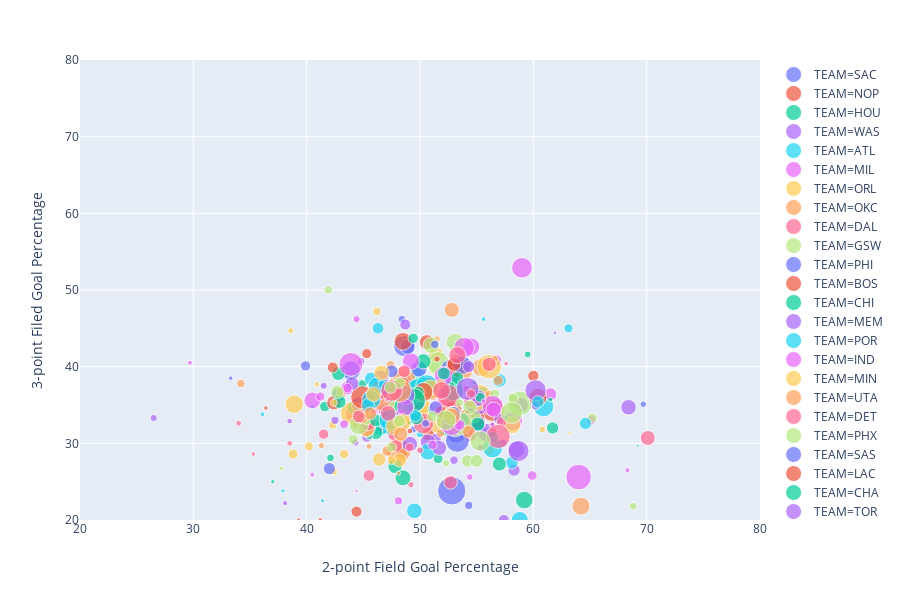

Notebook source saved alongside this figure:
### Code cell
px.scatter(data,x = '2FG%_x', y= '3P%_x',labels={'2FG%_x':'2-point Field Goal Percentage','3P%_x':'3-point Filed Goal Percentage'},
           hover_name='PLAYER',size='2FGA_x',color='TEAM',range_x=[20,80],range_y=[20,80])
# plt.plot(np.arange(160),np.arange(160),'r')
# plt.xlabel('2-point Field Goal Percentage')
# plt.ylabel('3-point Filed Goal Percentage')

### Figure 1 — Plotly figure (JSON) as saved in the notebook; plotly's stock layout.template omitted (floating-point values rounded to 4 significant figures)
{"data": [{"hovertemplate": "<b>%{hovertext}</b><br><br>TEAM=SAC<br>2-point Field Goal Percentage=%{x}<br>3-point Filed Goal Percentage=%{y}<br>2FGA_x=%{marker.size}<extra></extra>", "hovertext": ["Yogi Ferrell", "Troy Williams", "Nemanja Bjelica", "Marvin Bagley III", "Harrison Barnes", "Frank Mason", "De'Aaron Fox", "Corey Brewer", "Buddy Hield", "Bogdan Bogdanovic", "Alec Burks"], "legendgroup": "TEAM=SAC", "marker": {"color": "#636efa", "size": [202, 54, 333, 609, 585, 105, 867, 79, 710, 491, 306], "sizemode": "area", "sizeref": 3.192, "symbol": "circle"}, "mode": "markers", "name": "TEAM=SAC", "showlegend": true, "type": "scatter", "uid": "c1c1803c-57a8-41bc-a8ea-d5c6cf5e7a08", "x": [49, 55.6, 54.1, 53.2, 43.9, 54.3, 48.3, 49.4, 48.6, 46.2, 42.8], "xaxis": "x", "y": [36.2, 31.8, 40.1, 31.3, 39.5, 21.9, 37.1, 31.8, 42.7, 36, 36.3], "yaxis": "y"}, {"hovertemplate": "<b>%{hovertext}</b><br><br>TEAM=NOP<br>2-point Field Goal Percentage=%{x}<br>3-point Filed Goal Percentage=%{y}<br>2FGA_x=%{marker.size}<extra></extra>", "hovertext": ["Stanley Johnson", "Solomon Hill", "Kenrich Williams", "Julius Randle", "Jrue Holiday", "Jason Smith", "Ian Clark", "Frank Jackson", "Elfrid Payton", "E'Twaun Moore", "Darius Miller", "Christian Wood", "Anthony Davis", "Andrew Harrison"], "legendgroup": "TEAM=NOP", "marker": {"color": "#EF553B", "size": [225, 77, 121, 893, 796, 33, 181, 278, 307, 356, 120, 91, 881, 28], "sizemode": "area", "sizeref": 3.192, "symbol": "circle"}, "mode": "markers", "name": "TEAM=NOP", "showlegend": true, "type": "scatter", "uid": "cbd18fa9-a6bf-4574-9ddd-55e2f4e9b5a1", "x": [48.4, 46.8, 45.5, 56.4, 53.9, 36.4, 47, 50.7, 47.6, 50.6, 46.7, 57.1, 54.7, 39.3], "xaxis": "x", "y": [28.8, 31.7, 33.3, 34.4, 32.5, 34.6, 32.7, 31.2, 31.7, 43.2, 36.5, 34.6, 33.1, 20], "yaxis": "y"}, {"hovertemplate": "<b>%{hovertext}</b><br><br>TEAM=HOU<br>2-point Field Goal Percentage=%{x}<br>3-point Filed Goal Percentage=%{y}<br>2FGA_x=%{marker.size}<extra></extra>", "hovertext": ["PJ Tucker", "Kenneth Faried", "James Harden", "Iman Shumpert", "Gerald Green", "Gary Clark", "Eric Gordon", "Danuel House Jr.", "Chris Paul", "Carmelo Anthony", "Austin Rivers"], "legendgroup": "TEAM=HOU", "marker": {"color": "#00cc96", "size": [136, 240, 881, 173, 136, 13, 338, 74, 363, 57, 245], "sizemode": "area", "sizeref": 3.192, "symbol": "circle"}, "mode": "markers", "name": "TEAM=HOU", "showlegend": true, "type": "scatter", "uid": "91b65032-85ef-46ac-ab04-33c0c24f6293", "x": [44.9, 61.7, 52.8, 41.6, 55.1, 69.2, 49.7, 59.5, 47.9, 49.1, 52.2], "xaxis": "x", "y": [37.7, 32, 36.8, 34.8, 35.5, 29.7, 36.1, 41.6, 35.9, 32.8, 31.8], "yaxis": "y"}, {"hovertemplate": "<b>%{hovertext}</b><br><br>TEAM=WAS<br>2-point Field Goal Percentage=%{x}<br>3-point Filed Goal Percentage=%{y}<br>2FGA_x=%{marker.size}<extra></extra>", "hovertext": ["Wesley Johnson", "Troy Brown Jr.", "Trevor Ariza", "Tomas Satoransky", "Thomas Bryant", "Sam Dekker", "Jordan McRae", "John Wall", "Jeff Green", "Jabari Parker", "Ian Mahinmi", "Chasson Randle", "Bradley Beal", "Bobby Portis"], "legendgroup": "TEAM=WAS", "marker": {"color": "#ab63fa", "size": [52, 161, 299, 359, 389, 183, 92, 383, 365, 544, 89, 96, 977, 419], "sizemode": "area", "sizeref": 3.192, "symbol": "circle"}, "mode": "markers", "name": "TEAM=WAS", "showlegend": true, "type": "scatter", "uid": "019c3d46-0052-4ef6-9fe7-df1daf1ea561", "x": [38.5, 45.3, 49.5, 52.1, 68.4, 51.4, 55.4, 50.7, 58.9, 55.9, 49.4, 44.8, 55.1, 46.5], "xaxis": "x", "y": [32.9, 30.8, 33.6, 38.1, 34.7, 30.6, 29.4, 30.2, 35, 31.4, 18.8, 40.7, 35.3, 38.5], "yaxis": "y"}, {"hovertemplate": "<b>%{hovertext}</b><br><br>TEAM=ATL<br>2-point Field Goal Percentage=%{x}<br>3-point Filed Goal Percentage=%{y}<br>2FGA_x=%{marker.size}<extra></extra>", "hovertext": ["Vince Carter", "Trae Young", "Taurean Prince", "Omari Spellman", "Kevin Huerter", "Kent Bazemore", "Justin Anderson", "John Collins", "Jaylen Adams", "Dewayne Dedmon", "DeAndre' Bembry", "Daniel Hamilton", "Alex Poythress", "Alex Len"], "legendgroup": "TEAM=ATL", "marker": {"color": "#19d3f3", "size": [152, 775, 279, 116, 304, 391, 80, 673, 36, 309, 444, 37, 58, 444], "sizemode": "area", "sizeref": 3.192, "symbol": "circle"}, "mode": "markers", "name": "TEAM=ATL", "showlegend": true, "type": "scatter", "uid": "23dcc882-aef6-4b76-8812-d2a0a016f0af", "x": [48, 47.6, 49.8, 46.6, 45.7, 46.5, 50, 60.9, 36.1, 57, 50.7, 40.5, 53.4, 55.4], "xaxis": "x", "y": [38.9, 32.4, 39, 34.4, 38.4, 32, 31.2, 34.8, 33.8, 38.2, 28.9, 34.8, 39.1, 36.3], "yaxis": "y"}, {"hovertemplate": "<b>%{hovertext}</b><br><br>TEAM=MIL<br>2-point Field Goal Percentage=%{x}<br>3-point Filed Goal Percentage=%{y}<br>2FGA_x=%{marker.size}<extra></extra>", "hovertext": ["Tony Snell", "Tim Frazier", "Sterling Brown", "Pau Gasol", "Pat Connaughton", "Nikola Mirotic", "Malcolm Brogdon", "Khris Middleton", "Isaiah Canaan", "Giannis Antetokounmpo", "George Hill", "Ersan Ilyasova", "Eric Bledsoe", "Donte DiVincenzo", "D.J. Wilson", "Brook Lopez", "Bonzie Colson"], "legendgroup": "TEAM=MIL", "marker": {"color": "#e763fa", "size": [157, 160, 165, 81, 149, 224, 503, 674, 68, 1045, 223, 222, 595, 41, 122, 273, 18], "sizemode": "area", "sizeref": 3.192, "symbol": "circle"}, "mode": "markers", "name": "TEAM=MIL", "showlegend": true, "type": "scatter", "uid": "16f8928d-7924-4ac6-9e61-1ba02630adbe", "x": [52.2, 49.4, 55.8, 44.4, 65.1, 54.5, 54.5, 48.5, 44.1, 64, 54.7, 49.1, 58.2, 68.3, 46.7, 61.5, 44.4], "xaxis": "x", "y": [39.7, 36.6, 36.1, 46.2, 33, 36.5, 42.6, 37.8, 35.4, 25.6, 31.4, 36.3, 32.9, 26.5, 36.2, 36.4, 23.8], "yaxis": "y"}, {"hovertemplate": "<b>%{hovertext}</b><br><br>TEAM=ORL<br>2-point Field Goal Percentage=%{x}<br>3-point Filed Goal Percentage=%{y}<br>2FGA_x=%{marker.size}<extra></extra>", "hovertext": ["Wes Iwundu", "Terrence Ross", "Nikola Vucevic", "Mo Bamba", "Michael Carter-Williams", "Markelle Fultz", "Jonathan Isaac", "Jerian Grant", "Jarell Martin", "Isaiah Briscoe", "Evan Fournier", "D.J. Augustin", "Aaron Gordon"], "legendgroup": "TEAM=ORL", "marker": {"color": "#fecb52", "size": [195, 451, 1094, 164, 85, 141, 336, 106, 47, 104, 601, 358, 682], "sizemode": "area", "sizeref": 3.192, "symbol": "circle"}, "mode": "markers", "name": "TEAM=ORL", "showlegend": true, "type": "scatter", "uid": "830ea770-6be8-4886-94e9-726d7f29c548", "x": [43.1, 48.1, 55.2, 56.1, 42.4, 43.3, 51.5, 46.2, 48.9, 42.3, 50.4, 51.4, 50], "xaxis": "x", "y": [36.7, 38.2, 36, 29.2, 26.3, 28.6, 32.3, 36.7, 35.1, 32.4, 34.3, 41.6, 34.8], "yaxis": "y"}, {"hovertemplate": "<b>%{hovertext}</b><br><br>TEAM=OKC<br>2-point Field Goal Percentage=%{x}<br>3-point Filed Goal Percentage=%{y}<br>2FGA_x=%{marker.size}<extra></extra>", "hovertext": ["Terrance Ferguson", "Russell Westbrook", "Raymond Felton", "Paul George", "Patrick Patterson", "Markieff Morris", "Jerami Grant", "Hamidou Diallo", "Deonte Burton", "Dennis Schroder", "Alex Abrines", "Abdel Nader"], "legendgroup": "TEAM=OKC", "marker": {"color": "#ffa15a", "size": [139, 1045, 74, 845, 81, 278, 525, 140, 55, 727, 30, 114], "sizemode": "area", "sizeref": 3.192, "symbol": "circle"}, "mode": "markers", "name": "TEAM=OKC", "showlegend": true, "type": "scatter", "uid": "06f3f590-546c-4060-be84-d46e5e7db7d2", "x": [56.1, 48.1, 47.3, 48.6, 44.4, 48.6, 55.4, 50.7, 45.5, 45.1, 50, 51.8], "xaxis": "x", "y": [36.3, 29.1, 32.8, 38.5, 33.8, 33.5, 39.9, 16.7, 29.6, 33.8, 32.3, 31.3], "yaxis": "y"}, {"hovertemplate": "<b>%{hovertext}</b><br><br>TEAM=DAL<br>2-point Field Goal Percentage=%{x}<br>3-point Filed Goal Percentage=%{y}<br>2FGA_x=%{marker.size}<extra></extra>", "hovertext": ["Trey Burke", "Tim Hardaway Jr.", "Salah Mejri", "Ryan Broekhoff", "Maxi Kleber", "Luka Doncic", "Justin Jackson", "Jalen Brunson", "J.J. Barea", "Dwight Powell", "Dorian Finney-Smith", "Dirk Nowitzki", "Devin Harris", "Courtney Lee"], "legendgroup": "TEAM=DAL", "marker": {"color": "#ff6692", "size": [388, 511, 78, 33, 168, 672, 239, 383, 257, 358, 274, 171, 147, 74], "sizemode": "area", "sizeref": 3.192, "symbol": "circle"}, "mode": "markers", "name": "TEAM=DAL", "showlegend": true, "type": "scatter", "uid": "44c15a65-084b-4290-ae22-fb99d621c5e5", "x": [46.1, 44.2, 56.4, 57.6, 58.3, 50.3, 54.4, 52.2, 47.9, 70.1, 54.4, 41.5, 47.6, 50], "xaxis": "x", "y": [35, 33.8, 32.4, 40.4, 35.3, 32.6, 35.5, 34.8, 29.7, 30.7, 31.1, 31.2, 31, 29.1], "yaxis": "y"}, {"hovertemplate": "<b>%{hovertext}</b><br><br>TEAM=GSW<br>2-point Field Goal Percentage=%{x}<br>3-point Filed Goal Percentage=%{y}<br>2FGA_x=%{marker.size}<extra></extra>", "hovertext": ["Stephen Curry", "Quinn Cook", "Klay Thompson", "Kevin Durant", "Jonas Jerebko", "Jacob Evans", "Draymond Green", "DeMarcus Cousins", "Damion Lee", "Andre Iguodala", "Alfonzo McKinnie"], "legendgroup": "TEAM=GSW", "marker": {"color": "#b6e880", "size": [518, 238, 794, 988, 166, 37, 251, 269, 59, 158, 158], "sizemode": "area", "sizeref": 3.192, "symbol": "circle"}, "mode": "markers", "name": "TEAM=GSW", "showlegend": true, "type": "scatter", "uid": "ca36c085-4648-4851-8c42-ecc13f343cfe", "x": [53.1, 51.3, 51.6, 58.8, 56.6, 37.8, 54.2, 55, 49.2, 65.2, 58.2], "xaxis": "x", "y": [43.2, 39.8, 40.5, 35.2, 36.4, 26.7, 27.7, 27.7, 39.7, 33.3, 35.9], "yaxis": "y"}, {"hovertemplate": "<b>%{hovertext}</b><br><br>TEAM=PHI<br>2-point Field Goal Percentage=%{x}<br>3-point Filed Goal Percentage=%{y}<br>2FGA_x=%{marker.size}<extra></extra>", "hovertext": ["Zhaire Smith", "Tobias Harris", "T.J. McConnell", "Shake Milton", "Mike Scott", "Jonathon Simmons", "Jonah Bolden", "Joel Embiid", "Jimmy Butler", "James Ennis III", "JJ Redick", "Furkan Korkmaz", "Amir Johnson"], "legendgroup": "TEAM=PHI", "marker": {"color": "#636efa", "size": [18, 860, 372, 43, 168, 238, 66, 922, 700, 138, 419, 101, 117], "sizemode": "area", "sizeref": 3.192, "symbol": "circle"}, "mode": "markers", "name": "TEAM=PHI", "showlegend": true, "type": "scatter", "uid": "e7524812-d6c7-4fd5-acd1-323aa18b42c8", "x": [44.4, 52.8, 55.1, 46.5, 39.9, 42, 69.7, 53.3, 49.6, 60.1, 49.9, 50.5, 57.3], "xaxis": "x", "y": [37.5, 39.5, 32.6, 31.8, 40.1, 26.7, 35.1, 30.4, 35.5, 35.3, 39.7, 32.6, 30], "yaxis": "y"}, {"hovertemplate": "<b>%{hovertext}</b><br><br>TEAM=BOS<br>2-point Field Goal Percentage=%{x}<br>3-point Filed Goal Percentage=%{y}<br>2FGA_x=%{marker.size}<extra></extra>", "hovertext": ["Terry Rozier", "Semi Ojeleye", "Marcus Smart", "Marcus Morris", "Kyrie Irving", "Jayson Tatum", "Jaylen Brown", "Guerschon Yabusele", "Gordon Hayward", "Daniel Theis", "Brad Wanamaker", "Aron Baynes", "Al Horford"], "legendgroup": "TEAM=BOS", "marker": {"color": "#EF553B", "size": [328, 69, 221, 455, 807, 725, 516, 49, 406, 200, 66, 162, 520], "sizemode": "area", "sizeref": 3.192, "symbol": "circle"}, "mode": "markers", "name": "TEAM=BOS", "showlegend": true, "type": "scatter", "uid": "3a6bc1a6-3c58-4e21-ac68-3f236ca58d0a", "x": [42.4, 56.5, 51.1, 50.8, 53.3, 48.3, 52.9, 53.1, 53.9, 60, 51.5, 51.9, 60.4], "xaxis": "x", "y": [35.3, 31.5, 36.4, 37.5, 40.1, 37.3, 34.4, 32.1, 33.3, 38.8, 41, 34.4, 36], "yaxis": "y"}, {"hovertemplate": "<b>%{hovertext}</b><br><br>TEAM=CHI<br>2-point Field Goal Percentage=%{x}<br>3-point Filed Goal Percentage=%{y}<br>2FGA_x=%{marker.size}<extra></extra>", "hovertext": ["Zach LaVine", "Wendell Carter Jr.", "Wayne Selden", "Timothe Luwawu-Cabarrot", "Shaquille Harrison", "Ryan Arcidiacono", "Robin Lopez", "Rawle Alkins", "Otto Porter Jr.", "Lauri Markkanen", "Kris Dunn", "JaKarr Sampson", "Chandler Hutchison", "Brandon Sampson", "Antonio Blakeney"], "legendgroup": "TEAM=CHI", "marker": {"color": "#00cc96", "size": [796, 333, 306, 101, 335, 196, 497, 27, 374, 459, 406, 39, 159, 31, 304], "sizemode": "area", "sizeref": 3.192, "symbol": "circle"}, "mode": "markers", "name": "TEAM=CHI", "showlegend": true, "type": "scatter", "uid": "ad48d490-bb27-4f34-85b1-507cb18c62c6", "x": [50.1, 51.1, 46.1, 45.5, 47.8, 52.6, 59.2, 37, 50.3, 48.4, 44.3, 61.5, 51.6, 54.8, 42.8], "xaxis": "x", "y": [37.2, 18.8, 31.4, 31, 27, 37.5, 22.6, 25, 40.7, 36.2, 34.7, 35.7, 28, 37.9, 39.1], "yaxis": "y"}, {"hovertemplate": "<b>%{hovertext}</b><br><br>TEAM=MEM<br>2-point Field Goal Percentage=%{x}<br>3-point Filed Goal Percentage=%{y}<br>2FGA_x=%{marker.size}<extra></extra>", "hovertext": ["Yuta Watanabe", "Tyler Dorsey", "Omri Casspi", "Mike Conley", "MarShon Brooks", "Kyle Anderson", "Justin Holiday", "Jonas Valanciunas", "Jevon Carter", "Jaren Jackson Jr.", "Ivan Rabb", "Dillon Brooks", "Delon Wright", "Chandler Parsons", "CJ Miles", "Bruno Caboclo", "Avery Bradley"], "legendgroup": "TEAM=MEM", "marker": {"color": "#ab63fa", "size": [35, 132, 118, 694, 115, 242, 305, 489, 83, 448, 197, 82, 389, 88, 106, 95, 363], "sizemode": "area", "sizeref": 3.192, "symbol": "circle"}, "mode": "markers", "name": "TEAM=MEM", "showlegend": true, "type": "scatter", "uid": "59f2cce6-f392-469e-882f-63843932f06f", "x": [37.1, 47.7, 60.2, 48.3, 53, 58.3, 44.6, 58.5, 26.5, 55.1, 57.4, 41.5, 49.1, 44.3, 42.5, 50.5, 44.6], "xaxis": "x", "y": [12.5, 33.3, 34.9, 36.4, 27.8, 26.5, 34.3, 29.2, 33.3, 35.9, 20, 37.5, 29.9, 30.1, 33, 36.9, 35.1], "yaxis": "y"}, {"hovertemplate": "<b>%{hovertext}</b><br><br>TEAM=POR<br>2-point Field Goal Percentage=%{x}<br>3-point Filed Goal Percentage=%{y}<br>2FGA_x=%{marker.size}<extra></extra>", "hovertext": ["Zach Collins", "Skal Labissiere", "Seth Curry", "Rodney Hood", "Meyers Leonard", "Maurice Harkless", "Jusuf Nurkic", "Jake Layman", "Gary Trent Jr.", "Evan Turner", "Enes Kanter", "Damian Lillard", "CJ McCollum", "Anfernee Simons", "Al-Farouq Aminu"], "legendgroup": "TEAM=POR", "marker": {"color": "#19d3f3", "size": [275, 36, 214, 435, 130, 267, 797, 243, 29, 390, 642, 889, 795, 34, 310], "sizemode": "area", "sizeref": 3.192, "symbol": "circle"}, "mode": "markers", "name": "TEAM=POR", "showlegend": true, "type": "scatter", "uid": "ab48242f-2dbd-4083-a54b-2559736f48b9", "x": [53.8, 55.6, 46.3, 47.8, 63.1, 58.1, 52.3, 64.6, 37.9, 49.5, 56.4, 49.8, 50.6, 52.9, 51.3], "xaxis": "x", "y": [33.1, 46.2, 45, 35.6, 45, 27.5, 10.3, 32.6, 23.8, 21.2, 29.4, 36.9, 37.5, 34.5, 34.5], "yaxis": "y"}, {"hovertemplate": "<b>%{hovertext}</b><br><br>TEAM=IND<br>2-point Field Goal Percentage=%{x}<br>3-point Filed Goal Percentage=%{y}<br>2FGA_x=%{marker.size}<extra></extra>", "hovertext": ["Wesley Matthews", "Victor Oladipo", "Tyreke Evans", "Thaddeus Young", "TJ Leaf", "Myles Turner", "Kyle O'Quinn", "Edmond Sumner", "Doug McDermott", "Domantas Sabonis", "Darren Collison", "Cory Joseph", "Bojan Bogdanovic", "Aaron Holiday"], "legendgroup": "TEAM=IND", "marker": {"color": "#e763fa", "size": [296, 372, 444, 695, 152, 584, 123, 37, 217, 685, 465, 377, 664, 135], "sizemode": "area", "sizeref": 3.192, "symbol": "circle"}, "mode": "markers", "name": "TEAM=IND", "showlegend": true, "type": "scatter", "uid": "e945f752-18c3-458f-b161-f7de5238fd99", "x": [43.6, 47, 40.5, 56.4, 59.9, 52.1, 54.5, 40.5, 56.7, 59, 49.2, 45.4, 53.9, 45.9], "xaxis": "x", "y": [37.2, 34.3, 35.6, 34.9, 25.8, 38.8, 8.3, 25.9, 40.8, 52.9, 40.7, 32.2, 42.5, 33.9], "yaxis": "y"}, {"hovertemplate": "<b>%{hovertext}</b><br><br>TEAM=MIN<br>2-point Field Goal Percentage=%{x}<br>3-point Filed Goal Percentage=%{y}<br>2FGA_x=%{marker.size}<extra></extra>", "hovertext": ["Tyus Jones", "Taj Gibson", "Robert Covington", "Luol Deng", "Keita Bates-Diop", "Karl-Anthony Towns", "Josh Okogie", "Jerryd Bayless", "Jeff Teague", "Gorgui Dieng", "Derrick Rose", "Dario Saric", "Cameron Reynolds", "C.J. Williams", "Anthony Tolliver", "Andrew Wiggins"], "legendgroup": "TEAM=MIN", "marker": {"color": "#fecb52", "size": [320, 504, 137, 74, 90, 960, 293, 132, 311, 321, 607, 373, 27, 19, 44, 861], "sizemode": "area", "sizeref": 3.192, "symbol": "circle"}, "mode": "markers", "name": "TEAM=MIN", "showlegend": true, "type": "scatter", "uid": "422c1ae4-c115-42c4-890b-341acc62d554", "x": [45.3, 58.1, 51.8, 60.8, 52.2, 56.1, 46.4, 40.2, 45.3, 53, 50.9, 49.9, 44.4, 63.2, 40.9, 44], "xaxis": "x", "y": [31.7, 32.4, 37.8, 31.8, 25, 40, 27.9, 29.6, 33.3, 33.9, 37, 36.5, 41.2, 31.3, 37.7, 33.9], "yaxis": "y"}, {"hovertemplate": "<b>%{hovertext}</b><br><br>TEAM=UTA<br>2-point Field Goal Percentage=%{x}<br>3-point Filed Goal Percentage=%{y}<br>2FGA_x=%{marker.size}<extra></extra>", "hovertext": ["Thabo Sefolosha", "Royce O'Neale", "Ricky Rubio", "Raul Neto", "Kyle Korver", "Joe Ingles", "Jae Crowder", "Grayson Allen", "Georges Niang", "Donovan Mitchell", "Derrick Favors", "Dante Exum"], "legendgroup": "TEAM=UTA", "marker": {"color": "#ffa15a", "size": [68, 167, 457, 100, 133, 309, 271, 79, 76, 983, 522, 174], "sizemode": "area", "sizeref": 3.192, "symbol": "circle"}, "mode": "markers", "name": "TEAM=UTA", "showlegend": true, "type": "scatter", "uid": "06431fdf-42cf-4b7a-a5fb-24e499554289", "x": [51.5, 56.9, 45.3, 53, 47.4, 54, 52, 44.3, 56.6, 46.8, 64.2, 47.1], "xaxis": "x", "y": [43.6, 38.2, 32, 33.3, 40.2, 39.3, 32.8, 32.3, 41, 35.8, 21.8, 29], "yaxis": "y"}, {"hovertemplate": "<b>%{hovertext}</b><br><br>TEAM=DET<br>2-point Field Goal Percentage=%{x}<br>3-point Filed Goal Percentage=%{y}<br>2FGA_x=%{marker.size}<extra></extra>", "hovertext": ["Wayne Ellington", "Thon Maker", "Svi Mykhailiuk", "Reggie Jackson", "Luke Kennard", "Langston Galloway", "Khyri Thomas", "Jose Calderon", "Jon Leuer", "Ish Smith", "Glenn Robinson III", "Bruce Brown", "Blake Griffin", "Andre Drummond"], "legendgroup": "TEAM=DET", "marker": {"color": "#ff6692", "size": [85, 115, 50, 576, 251, 206, 34, 63, 102, 355, 114, 222, 819, 1012], "sizemode": "area", "sizeref": 3.192, "symbol": "circle"}, "mode": "markers", "name": "TEAM=DET", "showlegend": true, "type": "scatter", "uid": "0e7eb226-c2b6-4a80-a20a-94e4a3e28121", "x": [54.1, 52.2, 34, 46.4, 48.6, 45.1, 35.3, 49.2, 63.7, 45.4, 49.1, 45.5, 52.5, 54.8], "xaxis": "x", "y": [37.1, 32, 32.6, 36.9, 39.4, 35.4, 28.6, 24.6, 8.3, 32.6, 29.5, 25.8, 36.2, 13.2], "yaxis": "y"}, {"hovertemplate": "<b>%{hovertext}</b><br><br>TEAM=PHX<br>2-point Field Goal Percentage=%{x}<br>3-point Filed Goal Percentage=%{y}<br>2FGA_x=%{marker.size}<extra></extra>", "hovertext": ["Tyler Johnson", "Troy Daniels", "T.J. Warren", "Mikal Bridges", "Kelly Oubre Jr.", "Josh Jackson", "Jamal Crawford", "Elie Okobo", "Dragan Bender", "Devin Booker", "De'Anthony Melton"], "legendgroup": "TEAM=PHX", "marker": {"color": "#b6e880", "size": [266, 81, 431, 250, 503, 615, 236, 158, 96, 840, 161], "sizemode": "area", "sizeref": 3.192, "symbol": "circle"}, "mode": "markers", "name": "TEAM=PHX", "showlegend": true, "type": "scatter", "uid": "a657b81f-280e-40df-aba3-d997c1f7143e", "x": [47.7, 48.1, 51, 54.8, 53.1, 44.6, 45.3, 47.5, 68.8, 53.6, 44.1], "xaxis": "x", "y": [34.6, 38.1, 42.8, 33.5, 32, 32.4, 33.2, 29.5, 21.8, 32.6, 30.5], "yaxis": "y"}, {"hovertemplate": "<b>%{hovertext}</b><br><br>TEAM=SAS<br>2-point Field Goal Percentage=%{x}<br>3-point Filed Goal Percentage=%{y}<br>2FGA_x=%{marker.size}<extra></extra>", "hovertext": ["Rudy Gay", "Quincy Pondexter", "Patty Mills", "Marco Belinelli", "Lonnie Walker IV", "LaMarcus Aldridge", "Derrick White", "DeMar DeRozan", "Davis Bertans", "Dante Cunningham", "Bryn Forbes"], "legendgroup": "TEAM=SAS", "marker": {"color": "#636efa", "size": [562, 40, 259, 295, 33, 1277, 401, 1268, 115, 93, 378], "sizemode": "area", "sizeref": 3.192, "symbol": "circle"}, "mode": "markers", "name": "TEAM=SAS", "showlegend": true, "type": "scatter", "uid": "3cdf5b1b-caa4-46e8-a6ad-16ee1e0cba58", "x": [53.7, 57.5, 47.5, 46.8, 33.3, 52.8, 52.9, 49.2, 51.3, 48.4, 48.9], "xaxis": "x", "y": [40.2, 33.3, 39.4, 37.2, 38.5, 23.8, 33.8, 15.6, 42.9, 46.2, 42.6], "yaxis": "y"}, {"hovertemplate": "<b>%{hovertext}</b><br><br>TEAM=LAC<br>2-point Field Goal Percentage=%{x}<br>3-point Filed Goal Percentage=%{y}<br>2FGA_x=%{marker.size}<extra></extra>", "hovertext": ["Wilson Chandler", "Tyrone Wallace", "Sindarius Thornwell", "Shai Gilgeous-Alexander", "Rodney McGruder", "Patrick Beverley", "Montrezl Harrell", "Lou Williams", "Landry Shamet", "Jerome Robinson", "JaMychal Green", "Garrett Temple", "Danilo Gallinari"], "legendgroup": "TEAM=LAC", "marker": {"color": "#EF553B", "size": [115, 198, 34, 577, 236, 194, 871, 845, 161, 53, 300, 228, 511], "sizemode": "area", "sizeref": 3.192, "symbol": "circle"}, "mode": "markers", "name": "TEAM=LAC", "showlegend": true, "type": "scatter", "uid": "641d75bc-c6a7-497a-820b-6f5567c8be54", "x": [47.8, 44.4, 41.2, 50.3, 45.3, 42.3, 62.3, 44.9, 45.3, 49.1, 53, 51.8, 48.5], "xaxis": "x", "y": [37.7, 21.1, 20, 36.7, 34.8, 39.9, 17.6, 36, 41.7, 31.6, 40.3, 34.1, 43.3], "yaxis": "y"}, {"hovertemplate": "<b>%{hovertext}</b><br><br>TEAM=CHA<br>2-point Field Goal Percentage=%{x}<br>3-point Filed Goal Percentage=%{y}<br>2FGA_x=%{marker.size}<extra></extra>", "hovertext": ["Willy Hernangomez", "Tony Parker", "Shelvin Mack", "Nicolas Batum", "Miles Bridges", "Michael Kidd-Gilchrist", "Marvin Williams", "Malik Monk", "Kemba Walker", "Jeremy Lamb", "Frank Kaminsky", "Dwayne Bacon", "Devonte' Graham", "Cody Zeller"], "legendgroup": "TEAM=CHA", "marker": {"color": "#00cc96", "size": [259, 412, 273, 263, 312, 286, 271, 256, 952, 648, 159, 170, 95, 323], "sizemode": "area", "sizeref": 3.192, "symbol": "circle"}, "mode": "markers", "name": "TEAM=CHA", "showlegend": true, "type": "scatter", "uid": "c3b48370-db5a-4b15-a274-2a88899b1caf", "x": [53.3, 48.5, 42.9, 52.1, 55.1, 49.7, 49.8, 46.1, 49.4, 48.6, 55.3, 49.4, 42.1, 57], "xaxis": "x", "y": [38.5, 25.5, 35.4, 39.1, 32.5, 33.3, 36.6, 33, 35.6, 34.8, 36, 43.7, 28.1, 27.3], "yaxis": "y"}, {"hovertemplate": "<b>%{hovertext}</b><br><br>TEAM=TOR<br>2-point Field Goal Percentage=%{x}<br>3-point Filed Goal Percentage=%{y}<br>2FGA_x=%{marker.size}<extra></extra>", "hovertext": ["Serge Ibaka", "Patrick McCaw", "Pascal Siakam", "OG Anunoby", "Norman Powell", "Marc Gasol", "Lorenzo Brown", "Kyle Lowry", "Kawhi Leonard", "Jodie Meeks", "Jeremy Lin", "Fred VanVleet", "Danny Green", "Chris Boucher"], "legendgroup": "TEAM=TOR", "marker": {"color": "#ab63fa", "size": [707, 35, 729, 200, 230, 597, 42, 286, 827, 21, 354, 302, 195, 39], "sizemode": "area", "sizeref": 3.192, "symbol": "circle"}, "mode": "markers", "name": "TEAM=TOR", "showlegend": true, "type": "scatter", "uid": "695b2751-0599-49a6-af7e-f16244c515f1", "x": [58.7, 48.6, 60.2, 57, 54.3, 48.7, 38.1, 51.4, 54.2, 61.9, 51.7, 44, 48.7, 56.4], "xaxis": "x", "y": [29, 32.1, 36.9, 33.2, 40, 36.3, 22.2, 34.7, 37.1, 44.4, 29.4, 37.8, 45.5, 32.4], "yaxis": "y"}, {"hovertemplate": "<b>%{hovertext}</b><br><br>TEAM=MIA<br>2-point Field Goal Percentage=%{x}<br>3-point Filed Goal Percentage=%{y}<br>2FGA_x=%{marker.size}<extra></extra>", "hovertext": ["Ryan Anderson", "Kelly Olynyk", "Justise Winslow", "Josh Richardson", "James Johnson", "Hassan Whiteside", "Goran Dragic", "Dwyane Wade", "Dion Waiters", "Derrick Jones Jr.", "Bam Adebayo"], "legendgroup": "TEAM=MIA", "marker": {"color": "#19d3f3", "size": [29, 245, 493, 567, 230, 664, 269, 698, 190, 234, 471], "sizemode": "area", "sizeref": 3.192, "symbol": "circle"}, "mode": "markers", "name": "TEAM=MIA", "showlegend": true, "type": "scatter", "uid": "82c0ffdf-43d2-413a-9a71-567dca7cdf50", "x": [41.4, 60.4, 46.2, 45.7, 49.6, 58.1, 45.4, 47.3, 46.8, 56.4, 58.8], "xaxis": "x", "y": [22.5, 35.4, 37.5, 35.7, 33.6, 12.5, 35, 33.1, 37.7, 30.8, 20], "yaxis": "y"}, {"hovertemplate": "<b>%{hovertext}</b><br><br>TEAM=CLE<br>2-point Field Goal Percentage=%{x}<br>3-point Filed Goal Percentage=%{y}<br>2FGA_x=%{marker.size}<extra></extra>", "hovertext": ["Nik Stauskas", "Matthew Dellavedova", "Marquese Chriss", "Larry Nance Jr.", "Kevin Love", "Jordan Clarkson", "John Henson", "Jaron Blossomgame", "Jalen Jones", "David Nwaba", "Collin Sexton", "Channing Frye", "Cedi Osman", "Cameron Payne", "Brandon Knight"], "legendgroup": "TEAM=CLE", "marker": {"color": "#e763fa", "size": [149, 112, 106, 372, 136, 723, 36, 68, 34, 185, 899, 37, 462, 139, 127], "sizemode": "area", "sizeref": 3.192, "symbol": "circle"}, "mode": "markers", "name": "TEAM=CLE", "showlegend": true, "type": "scatter", "uid": "b69d6820-eb63-449a-ad50-8f6d792319a4", "x": [43.6, 48.2, 48.1, 56.5, 41.2, 52.8, 55.6, 54.4, 47.1, 53.5, 43.9, 29.7, 48.7, 51.1, 43.3], "xaxis": "x", "y": [37.2, 33.8, 22.5, 34.4, 36.1, 32.4, 35.5, 25.6, 35.7, 32.4, 40.3, 40.5, 34.7, 29.8, 32.5], "yaxis": "y"}, {"hovertemplate": "<b>%{hovertext}</b><br><br>TEAM=NYK<br>2-point Field Goal Percentage=%{x}<br>3-point Filed Goal Percentage=%{y}<br>2FGA_x=%{marker.size}<extra></extra>", "hovertext": ["Noah Vonleh", "Mario Hezonja", "Luke Kornet", "Lance Thomas", "Kevin Knox", "Kadeem Allen", "Henry Ellenson", "Frank Ntilikina", "Emmanuel Mudiay", "Dennis Smith Jr.", "Damyean Dotson", "Allonzo Trier"], "legendgroup": "TEAM=NYK", "marker": {"color": "#fecb52", "size": [289, 305, 85, 118, 543, 104, 57, 160, 508, 442, 351, 378], "sizemode": "area", "sizeref": 3.192, "symbol": "circle"}, "mode": "markers", "name": "TEAM=NYK", "showlegend": true, "type": "scatter", "uid": "aeea5fb3-5b7e-4ba4-bc6f-2f0fae3652ac", "x": [52.6, 48.2, 42.4, 47.5, 38.9, 46.2, 38.6, 38.8, 48.4, 47.7, 45.9, 46.6], "xaxis": "x", "y": [33.8, 27.8, 35.3, 27.8, 35.1, 47.2, 44.7, 28.6, 32.7, 32.2, 36.4, 39.2], "yaxis": "y"}, {"hovertemplate": "<b>%{hovertext}</b><br><br>TEAM=BKN<br>2-point Field Goal Percentage=%{x}<br>3-point Filed Goal Percentage=%{y}<br>2FGA_x=%{marker.size}<extra></extra>", "hovertext": ["Treveon Graham", "Theo Pinson", "Spencer Dinwiddie", "Shabazz Napier", "Rondae Hollis-Jefferson", "Rodions Kurucs", "Joe Harris", "Jarrett Allen", "Jared Dudley", "DeMarre Carroll", "D'Angelo Russell", "Caris LeVert", "Allen Crabbe"], "legendgroup": "TEAM=BKN", "marker": {"color": "#ffa15a", "size": [63, 27, 458, 207, 438, 265, 362, 522, 88, 263, 882, 329, 114], "sizemode": "area", "sizeref": 3.192, "symbol": "circle"}, "mode": "markers", "name": "TEAM=BKN", "showlegend": true, "type": "scatter", "uid": "00e1e885-eb7d-43cb-b5fc-f111ea592992", "x": [41.3, 48.1, 52.8, 44.9, 43.6, 54.3, 52.8, 62.8, 54.5, 45.6, 48.2, 48.3, 34.2], "xaxis": "x", "y": [29.7, 26.1, 33.5, 33.3, 18.4, 31.5, 47.4, 13.3, 35.1, 33.9, 36.9, 31.2, 37.8], "yaxis": "y"}, {"hovertemplate": "<b>%{hovertext}</b><br><br>TEAM=DEN<br>2-point Field Goal Percentage=%{x}<br>3-point Filed Goal Percentage=%{y}<br>2FGA_x=%{marker.size}<extra></extra>", "hovertext": ["Will Barton", "Trey Lyles", "Torrey Craig", "Paul Millsap", "Nikola Jokic", "Monte Morris", "Malik Beasley", "Juancho Hernangomez", "Jamal Murray", "Isaiah Thomas", "Gary Harris"], "legendgroup": "TEAM=DEN", "marker": {"color": "#ff6692", "size": [258, 292, 173, 497, 934, 471, 330, 132, 753, 52, 386], "sizemode": "area", "sizeref": 3.192, "symbol": "circle"}, "mode": "markers", "name": "TEAM=DEN", "showlegend": true, "type": "scatter", "uid": "76caf00f-eb66-490e-9b94-bff94cdffb50", "x": [44.6, 52.7, 57.2, 51.9, 56.9, 53.3, 56.1, 54.5, 47.5, 38.5, 47.2], "xaxis": "x", "y": [33.5, 24.9, 32.8, 36.9, 30.9, 41.5, 40.3, 36.5, 36.9, 30, 33.9], "yaxis": "y"}, {"hovertemplate": "<b>%{hovertext}</b><br><br>TEAM=LAL<br>2-point Field Goal Percentage=%{x}<br>3-point Filed Goal Percentage=%{y}<br>2FGA_x=%{marker.size}<extra></extra>", "hovertext": ["Reggie Bullock", "Rajon Rondo", "Moritz Wagner", "Mike Muscala", "Michael Beasley", "Lonzo Ball", "LeBron James", "Lance Stephenson", "Kyle Kuzma", "Kentavious Caldwell-Pope", "Josh Hart", "JaVale McGee", "Brandon Ingram", "Alex Caruso"], "legendgroup": "TEAM=LAL", "marker": {"color": "#b6e880", "size": [199, 286, 88, 101, 136, 228, 757, 234, 665, 320, 188, 616, 633, 117], "sizemode": "area", "sizeref": 3.192, "symbol": "circle"}, "mode": "markers", "name": "TEAM=LAL", "showlegend": true, "type": "scatter", "uid": "fcba9457-9114-462d-8a2e-f90b9565e69b", "x": [48.2, 42.7, 52.3, 53.5, 52.9, 48.2, 58.1, 47.4, 55.3, 54.4, 51.1, 63.1, 52.3, 41.9], "xaxis": "x", "y": [37.9, 36.7, 27.4, 35.3, 17.6, 32.9, 34, 37.3, 30.3, 34.7, 33.5, 8.3, 33, 50], "yaxis": "y"}], "layout": {"grid": {"xaxes": ["x"], "xgap": 0.1, "xside": "bottom", "yaxes": ["y"], "ygap": 0.1, "yside": "left"}, "height": 600, "legend": {"tracegroupgap": 0}, "margin": {"t": 60}, "xaxis": {"range": [20, 80], "title": {"text": "2-point Field Goal Percentage"}}, "yaxis": {"range": [20, 80], "title": {"text": "3-point Filed Goal Percentage"}}}}
